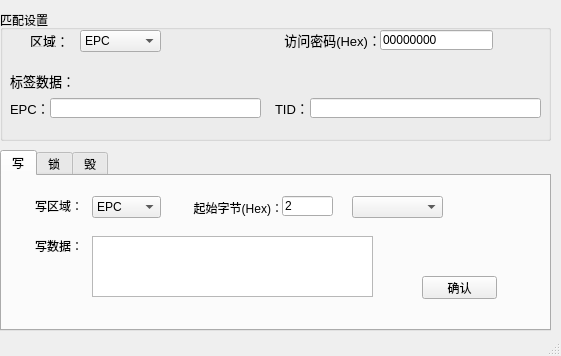
<?xml version="1.0" encoding="UTF-8"?>
<ui version="4.0">
 <class>MainWindow</class>
 <widget class="QMainWindow" name="MainWindow">
  <property name="geometry">
   <rect>
    <x>0</x>
    <y>0</y>
    <width>561</width>
    <height>356</height>
   </rect>
  </property>
  <property name="windowTitle">
   <string>writeHigh</string>
  </property>
  <widget class="QWidget" name="centralwidget">
   <widget class="QGroupBox" name="groupBox">
    <property name="geometry">
     <rect>
      <x>0</x>
      <y>10</y>
      <width>551</width>
      <height>131</height>
     </rect>
    </property>
    <property name="title">
     <string>匹配设置</string>
    </property>
    <widget class="QLabel" name="label">
     <property name="geometry">
      <rect>
       <x>30</x>
       <y>25</y>
       <width>54</width>
       <height>12</height>
      </rect>
     </property>
     <property name="font">
      <font>
       <family>Arial</family>
       <pointsize>10</pointsize>
      </font>
     </property>
     <property name="text">
      <string>区域：</string>
     </property>
    </widget>
    <widget class="QComboBox" name="cb_matchArea">
     <property name="geometry">
      <rect>
       <x>80</x>
       <y>20</y>
       <width>81</width>
       <height>22</height>
      </rect>
     </property>
     <property name="currentIndex">
      <number>1</number>
     </property>
     <item>
      <property name="text">
       <string>None</string>
      </property>
     </item>
     <item>
      <property name="text">
       <string>EPC</string>
      </property>
     </item>
     <item>
      <property name="text">
       <string>TID</string>
      </property>
     </item>
    </widget>
    <widget class="QLabel" name="label_2">
     <property name="geometry">
      <rect>
       <x>190</x>
       <y>20</y>
       <width>191</width>
       <height>20</height>
      </rect>
     </property>
     <property name="font">
      <font>
       <family>Arial</family>
       <pointsize>10</pointsize>
      </font>
     </property>
     <property name="layoutDirection">
      <enum>Qt::LeftToRight</enum>
     </property>
     <property name="text">
      <string>访问密码(Hex)：</string>
     </property>
     <property name="alignment">
      <set>Qt::AlignRight|Qt::AlignTrailing|Qt::AlignVCenter</set>
     </property>
    </widget>
    <widget class="QLineEdit" name="lb_password">
     <property name="geometry">
      <rect>
       <x>380</x>
       <y>20</y>
       <width>113</width>
       <height>20</height>
      </rect>
     </property>
     <property name="text">
      <string>00000000</string>
     </property>
    </widget>
    <widget class="QLabel" name="label_3">
     <property name="geometry">
      <rect>
       <x>10</x>
       <y>60</y>
       <width>61</width>
       <height>21</height>
      </rect>
     </property>
     <property name="font">
      <font>
       <family>Arial</family>
       <pointsize>10</pointsize>
      </font>
     </property>
     <property name="text">
      <string>标签数据：</string>
     </property>
    </widget>
    <widget class="QLabel" name="label_4">
     <property name="geometry">
      <rect>
       <x>10</x>
       <y>90</y>
       <width>41</width>
       <height>16</height>
      </rect>
     </property>
     <property name="font">
      <font>
       <family>Arial</family>
       <pointsize>10</pointsize>
      </font>
     </property>
     <property name="text">
      <string>EPC：</string>
     </property>
    </widget>
    <widget class="QLineEdit" name="lb_matchEPC">
     <property name="geometry">
      <rect>
       <x>50</x>
       <y>88</y>
       <width>211</width>
       <height>20</height>
      </rect>
     </property>
    </widget>
    <widget class="QLineEdit" name="lb_matchTID">
     <property name="geometry">
      <rect>
       <x>310</x>
       <y>88</y>
       <width>231</width>
       <height>20</height>
      </rect>
     </property>
    </widget>
    <widget class="QLabel" name="label_5">
     <property name="geometry">
      <rect>
       <x>275</x>
       <y>90</y>
       <width>31</width>
       <height>16</height>
      </rect>
     </property>
     <property name="font">
      <font>
       <family>Arial</family>
       <pointsize>10</pointsize>
      </font>
     </property>
     <property name="text">
      <string>TID：</string>
     </property>
    </widget>
   </widget>
   <widget class="QTabWidget" name="tabWidget">
    <property name="geometry">
     <rect>
      <x>0</x>
      <y>150</y>
      <width>551</width>
      <height>181</height>
     </rect>
    </property>
    <property name="currentIndex">
     <number>0</number>
    </property>
    <widget class="QWidget" name="tab">
     <attribute name="title">
      <string>写</string>
     </attribute>
     <widget class="QLabel" name="label_7">
      <property name="geometry">
       <rect>
        <x>0</x>
        <y>22</y>
        <width>81</width>
        <height>16</height>
       </rect>
      </property>
      <property name="text">
       <string>写区域：</string>
      </property>
      <property name="alignment">
       <set>Qt::AlignRight|Qt::AlignTrailing|Qt::AlignVCenter</set>
      </property>
     </widget>
     <widget class="QComboBox" name="cb_writeArea">
      <property name="geometry">
       <rect>
        <x>90</x>
        <y>20</y>
        <width>69</width>
        <height>22</height>
       </rect>
      </property>
      <item>
       <property name="text">
        <string>EPC</string>
       </property>
      </item>
      <item>
       <property name="text">
        <string>TID</string>
       </property>
      </item>
      <item>
       <property name="text">
        <string>UserData</string>
       </property>
      </item>
      <item>
       <property name="text">
        <string>Reserve</string>
       </property>
      </item>
     </widget>
     <widget class="QLabel" name="label_8">
      <property name="geometry">
       <rect>
        <x>170</x>
        <y>22</y>
        <width>111</width>
        <height>20</height>
       </rect>
      </property>
      <property name="text">
       <string>起始字节(Hex)：</string>
      </property>
      <property name="alignment">
       <set>Qt::AlignRight|Qt::AlignTrailing|Qt::AlignVCenter</set>
      </property>
     </widget>
     <widget class="QLineEdit" name="lb_writeStart">
      <property name="geometry">
       <rect>
        <x>280</x>
        <y>20</y>
        <width>51</width>
        <height>20</height>
       </rect>
      </property>
      <property name="text">
       <string>2</string>
      </property>
     </widget>
     <widget class="QLabel" name="label_9">
      <property name="geometry">
       <rect>
        <x>0</x>
        <y>60</y>
        <width>81</width>
        <height>20</height>
       </rect>
      </property>
      <property name="font">
       <font>
        <family>Arial</family>
        <pointsize>9</pointsize>
       </font>
      </property>
      <property name="text">
       <string>写数据：</string>
      </property>
      <property name="alignment">
       <set>Qt::AlignRight|Qt::AlignTrailing|Qt::AlignVCenter</set>
      </property>
     </widget>
     <widget class="QTextEdit" name="lb_writeData">
      <property name="geometry">
       <rect>
        <x>90</x>
        <y>60</y>
        <width>281</width>
        <height>61</height>
       </rect>
      </property>
     </widget>
     <widget class="QPushButton" name="btn_write">
      <property name="geometry">
       <rect>
        <x>420</x>
        <y>100</y>
        <width>75</width>
        <height>23</height>
       </rect>
      </property>
      <property name="text">
       <string>确认</string>
      </property>
     </widget>
     <widget class="QComboBox" name="cb_other">
      <property name="geometry">
       <rect>
        <x>350</x>
        <y>20</y>
        <width>91</width>
        <height>22</height>
       </rect>
      </property>
     </widget>
    </widget>
    <widget class="QWidget" name="tab_2">
     <attribute name="title">
      <string>锁</string>
     </attribute>
     <widget class="QLabel" name="label_10">
      <property name="geometry">
       <rect>
        <x>10</x>
        <y>52</y>
        <width>81</width>
        <height>16</height>
       </rect>
      </property>
      <property name="font">
       <font>
        <family>Arial</family>
        <pointsize>10</pointsize>
       </font>
      </property>
      <property name="text">
       <string>锁区域：</string>
      </property>
      <property name="alignment">
       <set>Qt::AlignRight|Qt::AlignTrailing|Qt::AlignVCenter</set>
      </property>
     </widget>
     <widget class="QComboBox" name="cb_lockArea">
      <property name="geometry">
       <rect>
        <x>100</x>
        <y>50</y>
        <width>111</width>
        <height>22</height>
       </rect>
      </property>
      <item>
       <property name="text">
        <string>EPC</string>
       </property>
      </item>
      <item>
       <property name="text">
        <string>TID</string>
       </property>
      </item>
      <item>
       <property name="text">
        <string>UserData</string>
       </property>
      </item>
      <item>
       <property name="text">
        <string>访问密码</string>
       </property>
      </item>
      <item>
       <property name="text">
        <string>销毁密码</string>
       </property>
      </item>
     </widget>
     <widget class="QComboBox" name="cb_lockType">
      <property name="geometry">
       <rect>
        <x>320</x>
        <y>50</y>
        <width>111</width>
        <height>22</height>
       </rect>
      </property>
      <item>
       <property name="text">
        <string>解锁</string>
       </property>
      </item>
      <item>
       <property name="text">
        <string>锁定</string>
       </property>
      </item>
      <item>
       <property name="text">
        <string>永久解锁</string>
       </property>
      </item>
      <item>
       <property name="text">
        <string>永久锁定</string>
       </property>
      </item>
     </widget>
     <widget class="QLabel" name="label_11">
      <property name="geometry">
       <rect>
        <x>240</x>
        <y>51</y>
        <width>71</width>
        <height>20</height>
       </rect>
      </property>
      <property name="font">
       <font>
        <family>Arial</family>
        <pointsize>10</pointsize>
       </font>
      </property>
      <property name="text">
       <string>锁类型：</string>
      </property>
      <property name="alignment">
       <set>Qt::AlignRight|Qt::AlignTrailing|Qt::AlignVCenter</set>
      </property>
     </widget>
     <widget class="QPushButton" name="btn_lock">
      <property name="geometry">
       <rect>
        <x>220</x>
        <y>100</y>
        <width>75</width>
        <height>23</height>
       </rect>
      </property>
      <property name="text">
       <string>确认</string>
      </property>
     </widget>
    </widget>
    <widget class="QWidget" name="tab_3">
     <attribute name="title">
      <string>毁</string>
     </attribute>
     <widget class="QLineEdit" name="lb_destoryPassword">
      <property name="geometry">
       <rect>
        <x>210</x>
        <y>60</y>
        <width>141</width>
        <height>20</height>
       </rect>
      </property>
      <property name="text">
       <string/>
      </property>
     </widget>
     <widget class="QLabel" name="label_12">
      <property name="geometry">
       <rect>
        <x>60</x>
        <y>60</y>
        <width>141</width>
        <height>20</height>
       </rect>
      </property>
      <property name="font">
       <font>
        <family>Arial</family>
        <pointsize>10</pointsize>
       </font>
      </property>
      <property name="text">
       <string>毁密码：</string>
      </property>
      <property name="alignment">
       <set>Qt::AlignRight|Qt::AlignTrailing|Qt::AlignVCenter</set>
      </property>
     </widget>
     <widget class="QPushButton" name="btn_destory">
      <property name="geometry">
       <rect>
        <x>210</x>
        <y>110</y>
        <width>75</width>
        <height>23</height>
       </rect>
      </property>
      <property name="text">
       <string>确认</string>
      </property>
     </widget>
    </widget>
   </widget>
  </widget>
  <widget class="QStatusBar" name="statusbar"/>
 </widget>
 <resources/>
 <connections/>
</ui>
